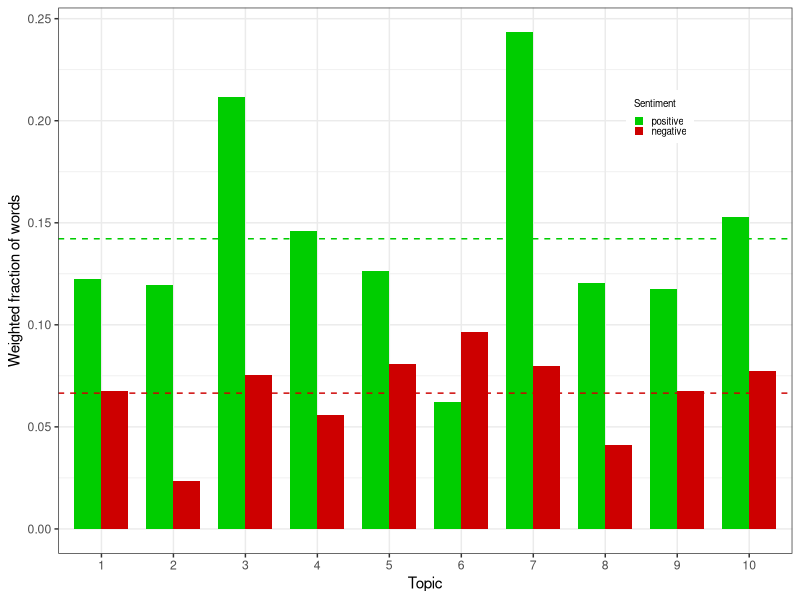
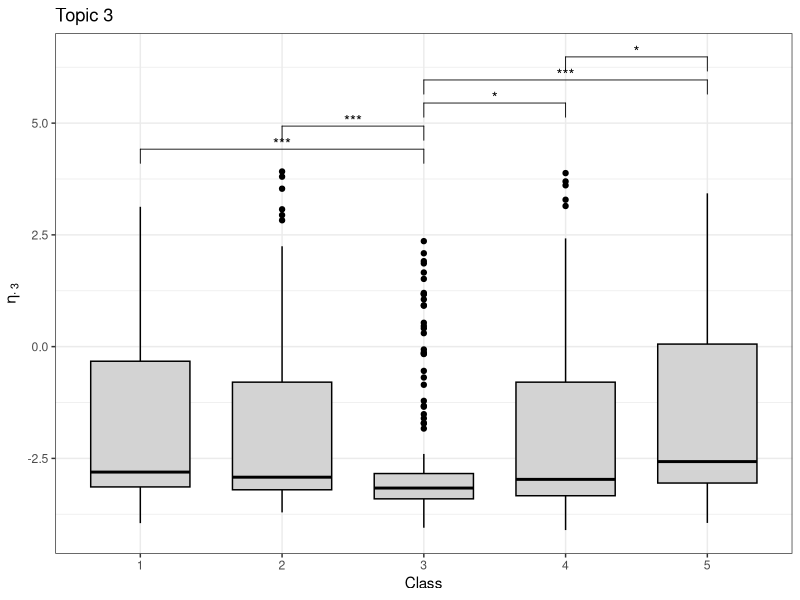
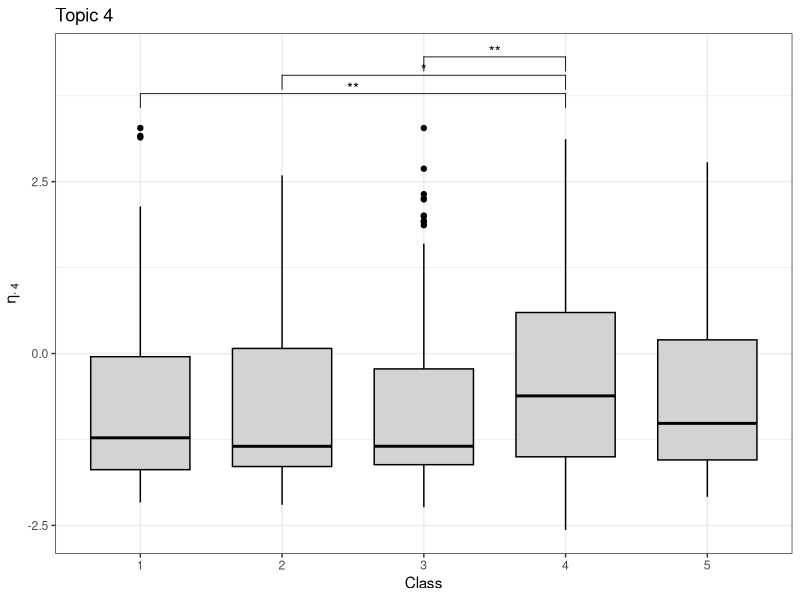
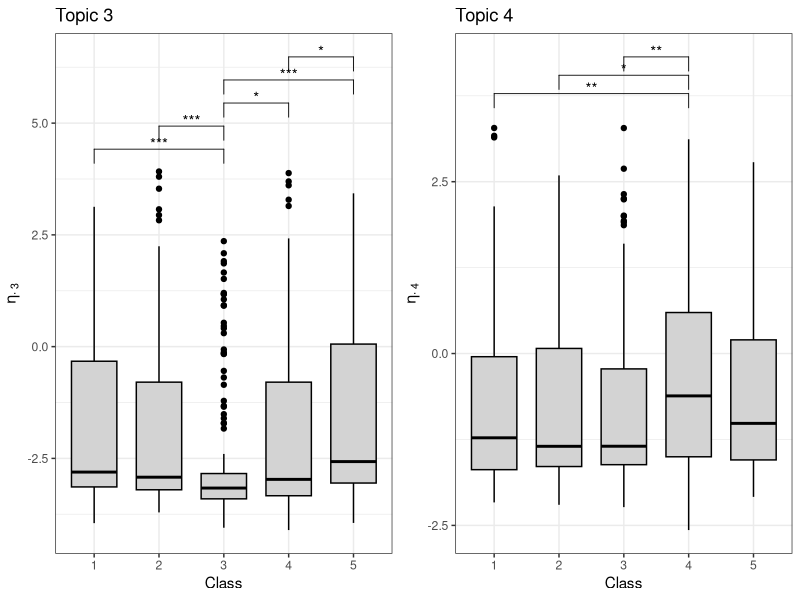
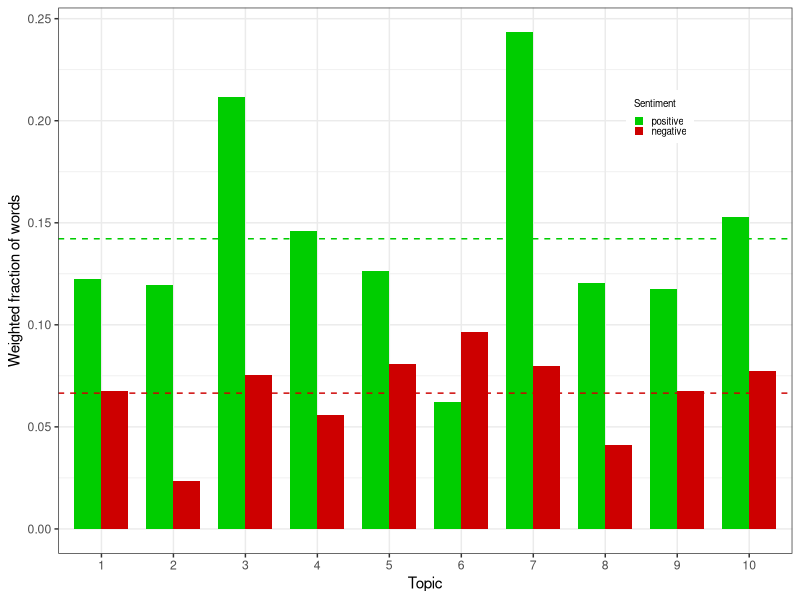
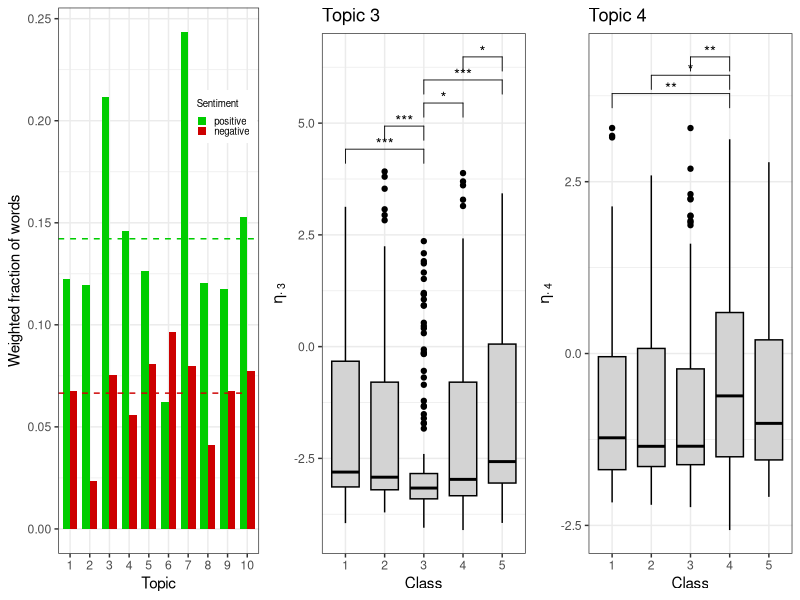
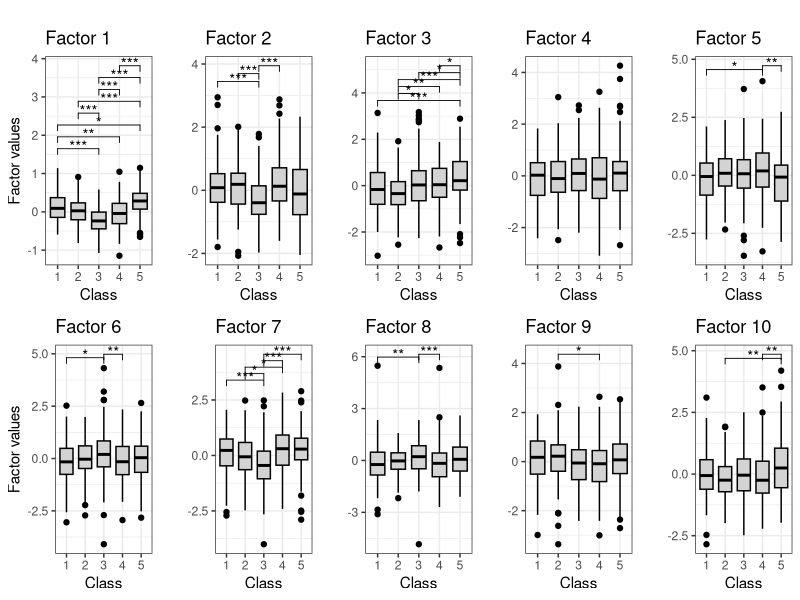
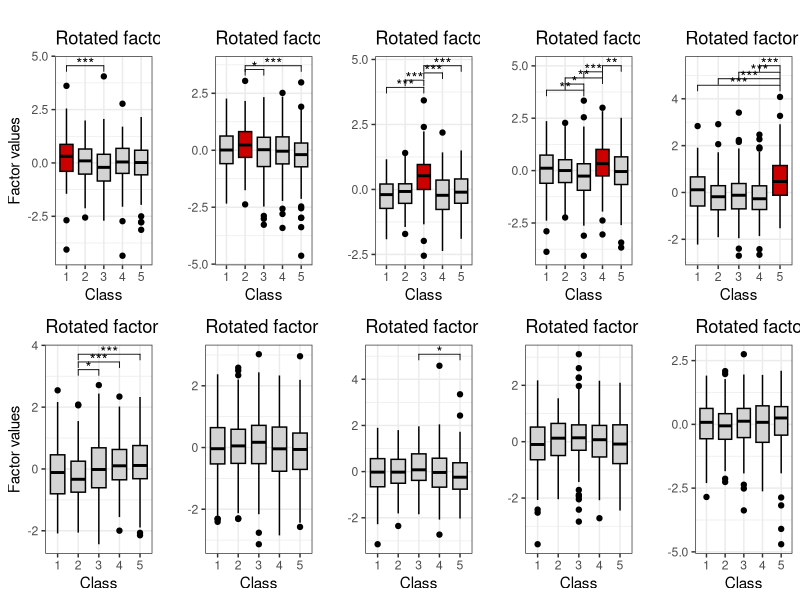

These charts were generated, in order, by the following R code:
library(ggplot2)
library(plyr)
library(dplyr)
library(tidyverse)
library(tidyr)
library(reshape2)
library(grid)
library(ggpubr)
library(rstatix)
library(gridExtra)
library(ggplot2)
library(rstatix)

# Figure 5A ----

df_pos_neg <- read.csv('data//mirex//mirex_topics_sentiment.csv', row.names = 1)
mean_pos <- mean(df_pos_neg$positive)
mean_neg <- mean(df_pos_neg$negative)
df_pos_neg <- pivot_longer(df_pos_neg, cols=c('positive', 'negative'))
df_pos_neg$topic <- factor(as.numeric(gsub("Topic ", '', df_pos_neg$topic)))
df_pos_neg$name <- factor(df_pos_neg$name, levels = c('positive', 'negative'))

fig_A <- ggplot(df_pos_neg, aes(x=topic, y=value, fill=name, width=.75))+
  geom_bar(stat="identity", position=position_dodge()) +
  scale_fill_manual(values=c('green3', 'red3'), name='Sentiment') +
  theme_bw() +
  geom_hline(yintercept = mean_pos, color='green3', linetype='dashed') +
  geom_hline(yintercept = mean_neg, color='red3', linetype='dashed') +
  theme(legend.position=c(0.82,0.8), legend.title = element_text( size=7), legend.text=element_text(size=7),
        legend.key.size = unit(0.25, "cm")) +
  xlab('Topic') + ylab('Weighted fraction of words')
fig_A

# Figure 5B ----

eps <- 0.5
symnum.args <- list(cutpoints = c(0, 0.001, 0.01, 0.05, Inf), symbols = c("***", "**", "*", "ns"))

df <- read.csv('data//mirex//mirex_eta_mu_class.csv', row.names = 1)
df_tmp <- df[df$topic == 'Topic 3',]

stat.test <- df_tmp %>%
  pairwise_wilcox_test(eta~class, p.adjust.method = "bonferroni", symnum.args=symnum.args)
stat.test$p.adj.signif <- cut(stat.test$p.adj, symnum.args$'cutpoints', symnum.args$'symbols')
stat.test <- stat.test %>% add_xy_position(x = "class")
how_many_significant <- sum(stat.test$p.adj < 0.05)
stat.test$y.position <- rep(NA, 10)
stat.test$y.position[stat.test$p.adj < 0.05] <- seq(max(df_tmp$eta)+eps, max(df_tmp$eta)+how_many_significant/1.95, length=how_many_significant)

fig_B <- ggboxplot(df_tmp, x = "class", y = "eta", fill='lightgray') + 
  stat_pvalue_manual(stat.test, label = "p.adj.signif", hide.ns = TRUE) +
  ggtitle('Topic 3') +
  theme_bw() +
  ylab(expression(eta[''%.%' 3'])) +
  xlab('Class')
fig_B

# Figure 5C ----

df_tmp <- df[df$topic == 'Topic 4',]

stat.test <- df_tmp %>% pairwise_wilcox_test(eta~class, p.adjust.method = "bonferroni")
stat.test$p.adj.signif <- cut(stat.test$p.adj, symnum.args$'cutpoints', symnum.args$'symbols')
stat.test <- stat.test %>% add_xy_position(x = "class")
how_many_significant <- sum(stat.test$p.adj < 0.05)
stat.test$y.position <- rep(NA, 10)
stat.test$y.position[stat.test$p.adj < 0.05] <- seq(max(df_tmp$eta)+eps, max(df_tmp$eta)+how_many_significant/2.9, length=how_many_significant)

fig_C <- ggboxplot(df_tmp, x = "class", y = "eta", fill='lightgray') + 
  stat_pvalue_manual(stat.test, label = "p.adj.signif", hide.ns = TRUE) +
  ggtitle('Topic 4') +
  theme_bw() +
  ylab(expression(eta[''%.%' 4'])) +
  xlab('Class')
fig_C

fig_BC <- grid.arrange(fig_B, fig_C, nrow = 1)#, top=textGrob("Probabilities of for samples split by classes",gp=gpar(fontsize=20)))
fig_A <- grid.arrange(fig_A, nrow = 1)#,top=textGrob("Mean word sentiment",gp=gpar(fontsize=20)))
fig_5 <- grid.arrange(fig_A, fig_BC, nrow = 1,widths=c(1,2))
fig_5


# Boxplots - function ----

one_plot_factor <- function(df, topic_name, variable_name, y_lab){
  
  df_tmp <- df[df$factor == topic_name,]
  
  
  stat.test <- df_tmp %>%
    pairwise_wilcox_test(
      as.formula(paste(variable_name, "~ class")), 
      p.adjust.method = "bonferroni", symnum.args=symnum.args
    )
  stat.test$p.adj.signif <- cut(stat.test$p.adj, symnum.args$'cutpoints', symnum.args$'symbols')
  stat.test <- stat.test %>% add_xy_position(x = "class")
  how_many_significant <- sum(stat.test$p.adj < 0.05)
  stat.test$y.position <- rep(NA, 10)
  stat.test$y.position[stat.test$p.adj < 0.05] <- seq(max(df_tmp[variable_name])+eps, max(df_tmp[variable_name])+how_many_significant/3, length=how_many_significant)
  
  
  fig <- ggboxplot(data=df_tmp, x = 'class', y = variable_name, fill='fill_var') + 
    scale_fill_manual(values=c('lightgrey', 'red3')) +
    ggtitle(topic_name) +
    ylab(y_lab) + 
    stat_pvalue_manual(data=stat.test, label = "p.adj.signif", hide.ns = TRUE) +
    xlab('Class') +
    theme_bw() +
    guides(fill="none")
  return(fig)
}

# Figure B6 A ---- 

df <- read.csv('data//mirex//mirex_factors_classes.csv', row.names = 1)
df$fill_var <- 'A'

list_of_plots <- list()

for( i in 1:10){
  if (i == 1 | i== 6){
    list_of_plots[[i]] <- one_plot_factor(df, paste0('Factor ', i), 'value', 'Factor values')
  }else{
    list_of_plots[[i]] <- one_plot_factor(df, paste0('Factor ', i), 'value', '')
  }
}

fig_A <- do.call(grid.arrange, c(list_of_plots, nrow=2, top=' '))
fig_A

# Figure B6 B ---- 

df <- read.csv('data//mirex//mirex_rotated_factors_classes.csv', row.names = 1)

df$fill_var <- 'A'
for(i in 1:5){
  df[df$factor==paste0('Factor ', i) & df$class==i, 'fill_var'] <- 'B'
}

change_fac_names <- paste0('Rotated factor ', 1:10)
names(change_fac_names) <- paste0('Factor ', 1:10)

df$factor <- revalue(df$factor, change_fac_names )


list_of_plots <- list()

for( i in 1:10){
  if (i == 1 | i== 6){
    list_of_plots[[i]] <- one_plot_factor(df, paste0('Rotated factor ', i), 'value', 'Factor values')
  }else{
    list_of_plots[[i]] <- one_plot_factor(df, paste0('Rotated factor ', i), 'value', '')
  }
}

fig_B <- do.call(grid.arrange, c(list_of_plots, nrow=2, top=' '))
fig_B


fig_B6 <- grid.arrange(fig_A, fig_B, nrow = 2)
fig_B6
